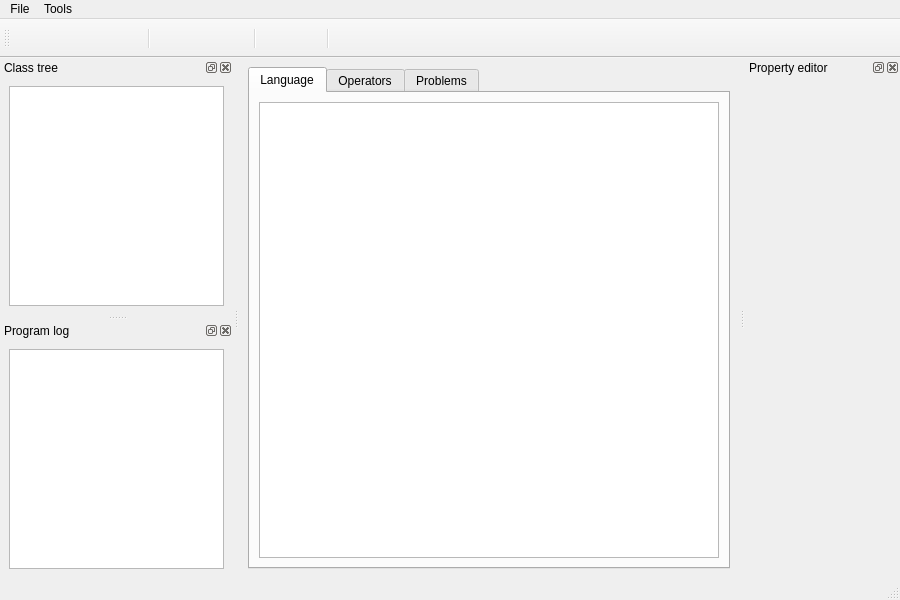
<?xml version="1.0" encoding="UTF-8"?>
<ui version="4.0">
 <class>MainWindow</class>
 <widget class="QMainWindow" name="MainWindow">
  <property name="geometry">
   <rect>
    <x>0</x>
    <y>0</y>
    <width>900</width>
    <height>600</height>
   </rect>
  </property>
  <property name="minimumSize">
   <size>
    <width>600</width>
    <height>450</height>
   </size>
  </property>
  <property name="maximumSize">
   <size>
    <width>1024</width>
    <height>748</height>
   </size>
  </property>
  <property name="windowTitle">
   <string>VIZ</string>
  </property>
  <property name="dockOptions">
   <set>QMainWindow::AllowNestedDocks|QMainWindow::AllowTabbedDocks|QMainWindow::AnimatedDocks</set>
  </property>
  <property name="unifiedTitleAndToolBarOnMac">
   <bool>false</bool>
  </property>
  <widget class="QWidget" name="centralwidget">
   <property name="sizePolicy">
    <sizepolicy hsizetype="Preferred" vsizetype="Preferred">
     <horstretch>0</horstretch>
     <verstretch>0</verstretch>
    </sizepolicy>
   </property>
   <property name="minimumSize">
    <size>
     <width>500</width>
     <height>300</height>
    </size>
   </property>
   <layout class="QGridLayout" name="gridLayout_2">
    <item row="0" column="0">
     <widget class="QTabWidget" name="tabWidget">
      <property name="enabled">
       <bool>true</bool>
      </property>
      <property name="minimumSize">
       <size>
        <width>400</width>
        <height>200</height>
       </size>
      </property>
      <property name="currentIndex">
       <number>0</number>
      </property>
      <widget class="QWidget" name="definitionTab">
       <attribute name="title">
        <string>Language</string>
       </attribute>
       <attribute name="toolTip">
        <string>Diagram used for language definition</string>
       </attribute>
       <layout class="QGridLayout" name="gridLayout">
        <item row="0" column="0">
         <widget class="DefinitionEdit" name="definitionEdit"/>
        </item>
       </layout>
      </widget>
      <widget class="QWidget" name="actionTab">
       <property name="enabled">
        <bool>false</bool>
       </property>
       <attribute name="title">
        <string>Operators</string>
       </attribute>
       <attribute name="toolTip">
        <string>Diagram used for definition of operators</string>
       </attribute>
       <layout class="QVBoxLayout" name="verticalLayout_4">
        <item>
         <widget class="QComboBox" name="actionSelector">
          <property name="insertPolicy">
           <enum>QComboBox::InsertAfterCurrent</enum>
          </property>
          <property name="frame">
           <bool>true</bool>
          </property>
         </widget>
        </item>
        <item>
         <widget class="ActionEdit" name="actionEdit"/>
        </item>
       </layout>
      </widget>
      <widget class="QWidget" name="taskTab">
       <property name="enabled">
        <bool>false</bool>
       </property>
       <attribute name="title">
        <string>Problems</string>
       </attribute>
       <attribute name="toolTip">
        <string>Diagram used for problem definition</string>
       </attribute>
       <layout class="QGridLayout" name="gridLayout_3">
        <item row="0" column="0">
         <widget class="QComboBox" name="taskSelector"/>
        </item>
        <item row="0" column="1">
         <widget class="QGroupBox" name="taskState">
          <property name="title">
           <string>Visible state</string>
          </property>
          <layout class="QGridLayout" name="gridLayout_4">
           <item row="0" column="0">
            <widget class="QCheckBox" name="initCheckBox">
             <property name="text">
              <string>Init</string>
             </property>
             <property name="checked">
              <bool>true</bool>
             </property>
            </widget>
           </item>
           <item row="0" column="1">
            <widget class="QCheckBox" name="goalCheckBox">
             <property name="text">
              <string>Goal</string>
             </property>
             <property name="checked">
              <bool>true</bool>
             </property>
            </widget>
           </item>
          </layout>
         </widget>
        </item>
        <item row="1" column="0" colspan="2">
         <widget class="TaskEdit" name="taskEdit"/>
        </item>
       </layout>
      </widget>
     </widget>
    </item>
   </layout>
  </widget>
  <widget class="QMenuBar" name="menubar">
   <property name="geometry">
    <rect>
     <x>0</x>
     <y>0</y>
     <width>900</width>
     <height>22</height>
    </rect>
   </property>
   <widget class="QMenu" name="menuFile">
    <property name="title">
     <string>File</string>
    </property>
    <widget class="QMenu" name="menuExport_PDDL">
     <property name="title">
      <string>Export PDDL</string>
     </property>
     <addaction name="actionExportDomain"/>
     <addaction name="actionExportProblems"/>
    </widget>
    <addaction name="actionNew"/>
    <addaction name="actionOpen"/>
    <addaction name="actionSave"/>
    <addaction name="separator"/>
    <addaction name="actionProperties"/>
    <addaction name="menuExport_PDDL"/>
    <addaction name="separator"/>
    <addaction name="actionExit"/>
   </widget>
   <widget class="QMenu" name="menuTools">
    <property name="title">
     <string>Tools</string>
    </property>
    <addaction name="actionClearLog"/>
    <addaction name="actionDomainSummary"/>
    <addaction name="separator"/>
   </widget>
   <addaction name="menuFile"/>
   <addaction name="menuTools"/>
  </widget>
  <widget class="QToolBar" name="toolBar">
   <property name="windowTitle">
    <string>toolBar</string>
   </property>
   <attribute name="toolBarArea">
    <enum>TopToolBarArea</enum>
   </attribute>
   <attribute name="toolBarBreak">
    <bool>false</bool>
   </attribute>
   <addaction name="actionAddEllipseNode"/>
   <addaction name="actionAddRectNode"/>
   <addaction name="actionAddEdge"/>
   <addaction name="actionDelete"/>
   <addaction name="separator"/>
   <addaction name="createAction"/>
   <addaction name="cloneAction"/>
   <addaction name="deleteAction"/>
   <addaction name="separator"/>
   <addaction name="createProblem"/>
   <addaction name="deleteProblem"/>
   <addaction name="separator"/>
   <addaction name="actionCheckDiagram"/>
   <addaction name="actionSavePNG"/>
  </widget>
  <widget class="QDockWidget" name="classDock">
   <property name="enabled">
    <bool>true</bool>
   </property>
   <property name="sizePolicy">
    <sizepolicy hsizetype="Preferred" vsizetype="Preferred">
     <horstretch>0</horstretch>
     <verstretch>0</verstretch>
    </sizepolicy>
   </property>
   <property name="minimumSize">
    <size>
     <width>93</width>
     <height>116</height>
    </size>
   </property>
   <property name="floating">
    <bool>false</bool>
   </property>
   <property name="features">
    <set>QDockWidget::AllDockWidgetFeatures</set>
   </property>
   <property name="allowedAreas">
    <set>Qt::LeftDockWidgetArea|Qt::RightDockWidgetArea</set>
   </property>
   <property name="windowTitle">
    <string>Class tree</string>
   </property>
   <attribute name="dockWidgetArea">
    <number>1</number>
   </attribute>
   <widget class="QWidget" name="classDockCont">
    <layout class="QHBoxLayout" name="horizontalLayout">
     <item>
      <widget class="QTreeView" name="classTreeView">
       <property name="editTriggers">
        <set>QAbstractItemView::NoEditTriggers</set>
       </property>
      </widget>
     </item>
    </layout>
   </widget>
  </widget>
  <widget class="QDockWidget" name="propertyEditorDock">
   <property name="sizePolicy">
    <sizepolicy hsizetype="Preferred" vsizetype="Preferred">
     <horstretch>0</horstretch>
     <verstretch>0</verstretch>
    </sizepolicy>
   </property>
   <property name="minimumSize">
    <size>
     <width>155</width>
     <height>116</height>
    </size>
   </property>
   <property name="floating">
    <bool>false</bool>
   </property>
   <property name="allowedAreas">
    <set>Qt::LeftDockWidgetArea|Qt::RightDockWidgetArea</set>
   </property>
   <property name="windowTitle">
    <string>Property editor</string>
   </property>
   <attribute name="dockWidgetArea">
    <number>2</number>
   </attribute>
   <widget class="QWidget" name="propertyDockCont">
    <property name="sizePolicy">
     <sizepolicy hsizetype="Preferred" vsizetype="Preferred">
      <horstretch>0</horstretch>
      <verstretch>0</verstretch>
     </sizepolicy>
    </property>
    <layout class="QHBoxLayout" name="horizontalLayout_2"/>
   </widget>
  </widget>
  <widget class="QStatusBar" name="statusBar"/>
  <widget class="QDockWidget" name="logDock">
   <property name="sizePolicy">
    <sizepolicy hsizetype="Preferred" vsizetype="Preferred">
     <horstretch>0</horstretch>
     <verstretch>0</verstretch>
    </sizepolicy>
   </property>
   <property name="minimumSize">
    <size>
     <width>93</width>
     <height>116</height>
    </size>
   </property>
   <property name="allowedAreas">
    <set>Qt::LeftDockWidgetArea|Qt::RightDockWidgetArea</set>
   </property>
   <property name="windowTitle">
    <string>Program log</string>
   </property>
   <attribute name="dockWidgetArea">
    <number>1</number>
   </attribute>
   <widget class="QWidget" name="dockWidgetContents">
    <layout class="QVBoxLayout" name="verticalLayout">
     <item>
      <widget class="QTextEdit" name="logTextEdit">
       <property name="sizePolicy">
        <sizepolicy hsizetype="Preferred" vsizetype="Preferred">
         <horstretch>0</horstretch>
         <verstretch>0</verstretch>
        </sizepolicy>
       </property>
       <property name="baseSize">
        <size>
         <width>846</width>
         <height>50</height>
        </size>
       </property>
       <property name="undoRedoEnabled">
        <bool>false</bool>
       </property>
       <property name="textInteractionFlags">
        <set>Qt::TextSelectableByKeyboard|Qt::TextSelectableByMouse</set>
       </property>
      </widget>
     </item>
    </layout>
   </widget>
  </widget>
  <action name="actionNew">
   <property name="icon">
    <iconset resource="../res/VIZ_resource.qrc">
     <normaloff>:/images/icons/new.png</normaloff>:/images/icons/new.png</iconset>
   </property>
   <property name="text">
    <string>New</string>
   </property>
   <property name="statusTip">
    <string>Start editing new domain from scratch</string>
   </property>
  </action>
  <action name="actionOpen">
   <property name="icon">
    <iconset resource="../res/VIZ_resource.qrc">
     <normaloff>:/images/icons/open.png</normaloff>:/images/icons/open.png</iconset>
   </property>
   <property name="text">
    <string>Open</string>
   </property>
   <property name="statusTip">
    <string>Load previously saved domain file</string>
   </property>
  </action>
  <action name="actionSave">
   <property name="icon">
    <iconset resource="../res/VIZ_resource.qrc">
     <normaloff>:/images/icons/save.png</normaloff>:/images/icons/save.png</iconset>
   </property>
   <property name="text">
    <string>Save</string>
   </property>
   <property name="statusTip">
    <string>Save current domain in .xml file</string>
   </property>
  </action>
  <action name="actionExit">
   <property name="text">
    <string>Exit</string>
   </property>
   <property name="statusTip">
    <string>Leave program</string>
   </property>
  </action>
  <action name="actionAddEdge">
   <property name="checkable">
    <bool>true</bool>
   </property>
   <property name="icon">
    <iconset resource="../res/VIZ_resource.qrc">
     <normaloff>:/images/icons/addEdge.xpm</normaloff>:/images/icons/addEdge.xpm</iconset>
   </property>
   <property name="toolTip">
    <string>Add edge</string>
   </property>
   <property name="statusTip">
    <string>Switch edge insert mode</string>
   </property>
  </action>
  <action name="actionDelete">
   <property name="checkable">
    <bool>true</bool>
   </property>
   <property name="icon">
    <iconset resource="../res/VIZ_resource.qrc">
     <normaloff>:/images/icons/delete.xpm</normaloff>:/images/icons/delete.xpm</iconset>
   </property>
   <property name="toolTip">
    <string>Delete item</string>
   </property>
   <property name="statusTip">
    <string>Switch delete mode</string>
   </property>
  </action>
  <action name="createAction">
   <property name="enabled">
    <bool>false</bool>
   </property>
   <property name="icon">
    <iconset resource="../res/VIZ_resource.qrc">
     <normaloff>:/images/icons/createAction.xpm</normaloff>:/images/icons/createAction.xpm</iconset>
   </property>
   <property name="toolTip">
    <string>Define new operator</string>
   </property>
   <property name="statusTip">
    <string>Start definition of new action</string>
   </property>
  </action>
  <action name="cloneAction">
   <property name="enabled">
    <bool>false</bool>
   </property>
   <property name="icon">
    <iconset resource="../res/VIZ_resource.qrc">
     <normaloff>:/images/icons/cloneAction.xpm</normaloff>:/images/icons/cloneAction.xpm</iconset>
   </property>
   <property name="toolTip">
    <string>Clone existing action</string>
   </property>
   <property name="statusTip">
    <string>Create clone of existing action</string>
   </property>
  </action>
  <action name="deleteAction">
   <property name="enabled">
    <bool>false</bool>
   </property>
   <property name="icon">
    <iconset resource="../res/VIZ_resource.qrc">
     <normaloff>:/images/icons/deleteAction.xpm</normaloff>:/images/icons/deleteAction.xpm</iconset>
   </property>
   <property name="toolTip">
    <string>Delete selected operator</string>
   </property>
   <property name="statusTip">
    <string>Delete currently selected action</string>
   </property>
  </action>
  <action name="createProblem">
   <property name="enabled">
    <bool>false</bool>
   </property>
   <property name="icon">
    <iconset resource="../res/VIZ_resource.qrc">
     <normaloff>:/images/icons/createProblem.xpm</normaloff>:/images/icons/createProblem.xpm</iconset>
   </property>
   <property name="toolTip">
    <string>Define new problem</string>
   </property>
   <property name="statusTip">
    <string>Start definition of new problem</string>
   </property>
  </action>
  <action name="deleteProblem">
   <property name="enabled">
    <bool>false</bool>
   </property>
   <property name="icon">
    <iconset resource="../res/VIZ_resource.qrc">
     <normaloff>:/images/icons/deleteProblem.xpm</normaloff>:/images/icons/deleteProblem.xpm</iconset>
   </property>
   <property name="toolTip">
    <string>Delete selected problem</string>
   </property>
   <property name="statusTip">
    <string>Delete currently selected problem</string>
   </property>
  </action>
  <action name="actionAddRectNode">
   <property name="checkable">
    <bool>true</bool>
   </property>
   <property name="checked">
    <bool>false</bool>
   </property>
   <property name="icon">
    <iconset resource="../res/VIZ_resource.qrc">
     <normaloff>:/images/icons/addRectNode.xpm</normaloff>:/images/icons/addRectNode.xpm</iconset>
   </property>
   <property name="toolTip">
    <string>Add rectangular node</string>
   </property>
   <property name="statusTip">
    <string>Switch class/variable/object insert mode</string>
   </property>
   <property name="shortcutContext">
    <enum>Qt::ApplicationShortcut</enum>
   </property>
  </action>
  <action name="actionAddEllipseNode">
   <property name="checkable">
    <bool>true</bool>
   </property>
   <property name="icon">
    <iconset resource="../res/VIZ_resource.qrc">
     <normaloff>:/images/icons/addEllipseNode.xpm</normaloff>:/images/icons/addEllipseNode.xpm</iconset>
   </property>
   <property name="toolTip">
    <string>Add ellipse node</string>
   </property>
   <property name="statusTip">
    <string>Switch predicate insert mode</string>
   </property>
  </action>
  <action name="actionPrint">
   <property name="enabled">
    <bool>true</bool>
   </property>
   <property name="text">
    <string>print domainData</string>
   </property>
  </action>
  <action name="actionPDef">
   <property name="text">
    <string>print definitionDocument</string>
   </property>
  </action>
  <action name="actionPOpe">
   <property name="text">
    <string>print operatorsDocument</string>
   </property>
  </action>
  <action name="actionPPro">
   <property name="text">
    <string>print problemsDocument</string>
   </property>
  </action>
  <action name="actionSavePNG">
   <property name="icon">
    <iconset resource="../res/VIZ_resource.qrc">
     <normaloff>:/images/icons/savePNG.xpm</normaloff>:/images/icons/savePNG.xpm</iconset>
   </property>
   <property name="toolTip">
    <string>Take diagram screenshot</string>
   </property>
   <property name="statusTip">
    <string>Save current diagram as .png image</string>
   </property>
  </action>
  <action name="actionProperties">
   <property name="text">
    <string>Properties</string>
   </property>
  </action>
  <action name="actionExportDomain">
   <property name="text">
    <string>Export domain</string>
   </property>
  </action>
  <action name="actionExportProblems">
   <property name="text">
    <string>Export problems</string>
   </property>
  </action>
  <action name="actionCheckDiagram">
   <property name="icon">
    <iconset resource="../res/VIZ_resource.qrc">
     <normaloff>:/images/icons/checkDiagram.xpm</normaloff>:/images/icons/checkDiagram.xpm</iconset>
   </property>
   <property name="text">
    <string/>
   </property>
   <property name="iconText">
    <string/>
   </property>
   <property name="toolTip">
    <string>Check diagram</string>
   </property>
   <property name="statusTip">
    <string>Check diagram sanity</string>
   </property>
  </action>
  <action name="actionClearLog">
   <property name="text">
    <string>Clear log</string>
   </property>
   <property name="toolTip">
    <string>Clear log</string>
   </property>
   <property name="statusTip">
    <string>Clear program log</string>
   </property>
  </action>
  <action name="actionDebugLog">
   <property name="checkable">
    <bool>true</bool>
   </property>
   <property name="text">
    <string>Debug log</string>
   </property>
  </action>
  <action name="actionDomainSummary">
   <property name="text">
    <string>Domain summary</string>
   </property>
   <property name="iconText">
    <string>Domain summary</string>
   </property>
   <property name="toolTip">
    <string>Domain summary</string>
   </property>
   <property name="statusTip">
    <string>Print report to program log</string>
   </property>
  </action>
 </widget>
 <customwidgets>
  <customwidget>
   <class>DefinitionEdit</class>
   <extends>QGraphicsView</extends>
   <header>DefinitionEdit.h</header>
  </customwidget>
  <customwidget>
   <class>ActionEdit</class>
   <extends>QGraphicsView</extends>
   <header>ActionEdit.h</header>
  </customwidget>
  <customwidget>
   <class>TaskEdit</class>
   <extends>QGraphicsView</extends>
   <header>TaskEdit.h</header>
  </customwidget>
 </customwidgets>
 <resources>
  <include location="../res/VIZ_resource.qrc"/>
 </resources>
 <connections/>
</ui>
